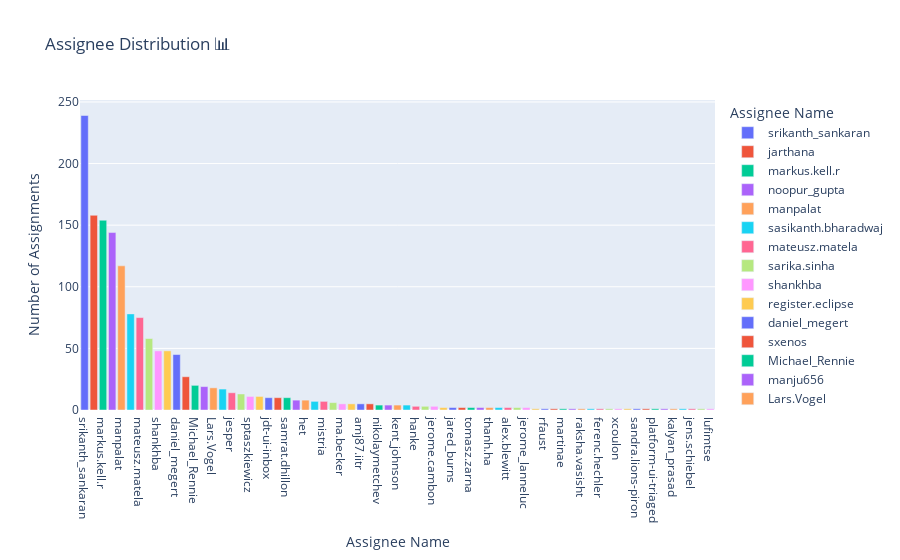
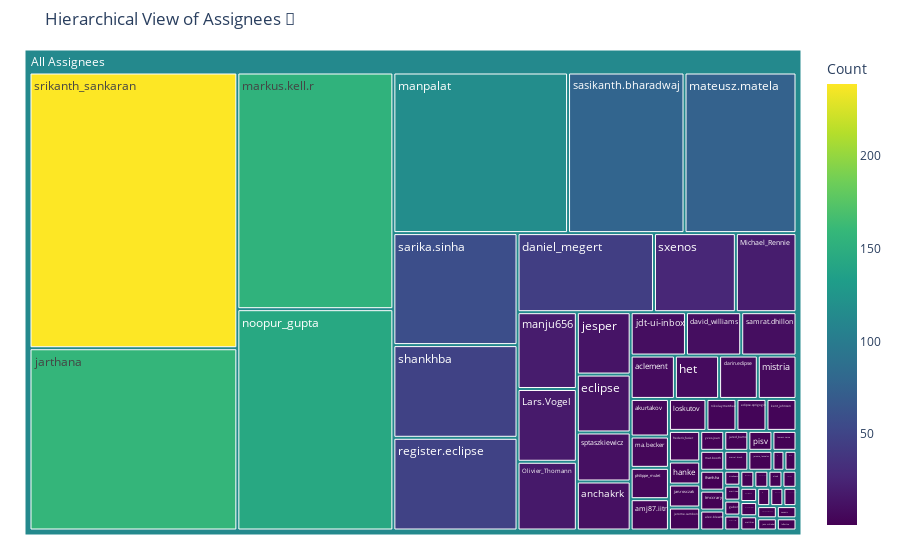

The notebook cell saved with these charts, in order:
### Code cell
dataset_type = "jdt"
analyze_assignee(dataset_type)

### Figure 1 — Plotly figure (JSON) as saved in the notebook; plotly's stock layout.template omitted (floating-point values rounded to 4 significant figures)
{"data": [{"hovertemplate": "Assignee Name=%{x}<br>Number of Assignments=%{y}<extra></extra>", "legendgroup": "srikanth_sankaran", "marker": {"color": "#636efa", "pattern": {"shape": ""}}, "name": "srikanth_sankaran", "orientation": "v", "showlegend": true, "textposition": "auto", "type": "bar", "x": ["srikanth_sankaran"], "xaxis": "x", "y": [239], "yaxis": "y"}, {"hovertemplate": "Assignee Name=%{x}<br>Number of Assignments=%{y}<extra></extra>", "legendgroup": "jarthana", "marker": {"color": "#EF553B", "pattern": {"shape": ""}}, "name": "jarthana", "orientation": "v", "showlegend": true, "textposition": "auto", "type": "bar", "x": ["jarthana"], "xaxis": "x", "y": [158], "yaxis": "y"}, {"hovertemplate": "Assignee Name=%{x}<br>Number of Assignments=%{y}<extra></extra>", "legendgroup": "markus.kell.r", "marker": {"color": "#00cc96", "pattern": {"shape": ""}}, "name": "markus.kell.r", "orientation": "v", "showlegend": true, "textposition": "auto", "type": "bar", "x": ["markus.kell.r"], "xaxis": "x", "y": [154], "yaxis": "y"}, {"hovertemplate": "Assignee Name=%{x}<br>Number of Assignments=%{y}<extra></extra>", "legendgroup": "noopur_gupta", "marker": {"color": "#ab63fa", "pattern": {"shape": ""}}, "name": "noopur_gupta", "orientation": "v", "showlegend": true, "textposition": "auto", "type": "bar", "x": ["noopur_gupta"], "xaxis": "x", "y": [144], "yaxis": "y"}, {"hovertemplate": "Assignee Name=%{x}<br>Number of Assignments=%{y}<extra></extra>", "legendgroup": "manpalat", "marker": {"color": "#FFA15A", "pattern": {"shape": ""}}, "name": "manpalat", "orientation": "v", "showlegend": true, "textposition": "auto", "type": "bar", "x": ["manpalat"], "xaxis": "x", "y": [117], "yaxis": "y"}, {"hovertemplate": "Assignee Name=%{x}<br>Number of Assignments=%{y}<extra></extra>", "legendgroup": "sasikanth.bharadwaj", "marker": {"color": "#19d3f3", "pattern": {"shape": ""}}, "name": "sasikanth.bharadwaj", "orientation": "v", "showlegend": true, "textposition": "auto", "type": "bar", "x": ["sasikanth.bharadwaj"], "xaxis": "x", "y": [78], "yaxis": "y"}, {"hovertemplate": "Assignee Name=%{x}<br>Number of Assignments=%{y}<extra></extra>", "legendgroup": "mateusz.matela", "marker": {"color": "#FF6692", "pattern": {"shape": ""}}, "name": "mateusz.matela", "orientation": "v", "showlegend": true, "textposition": "auto", "type": "bar", "x": ["mateusz.matela"], "xaxis": "x", "y": [75], "yaxis": "y"}, {"hovertemplate": "Assignee Name=%{x}<br>Number of Assignments=%{y}<extra></extra>", "legendgroup": "sarika.sinha", "marker": {"color": "#B6E880", "pattern": {"shape": ""}}, "name": "sarika.sinha", "orientation": "v", "showlegend": true, "textposition": "auto", "type": "bar", "x": ["sarika.sinha"], "xaxis": "x", "y": [58], "yaxis": "y"}, {"hovertemplate": "Assignee Name=%{x}<br>Number of Assignments=%{y}<extra></extra>", "legendgroup": "shankhba", "marker": {"color": "#FF97FF", "pattern": {"shape": ""}}, "name": "shankhba", "orientation": "v", "showlegend": true, "textposition": "auto", "type": "bar", "x": ["shankhba"], "xaxis": "x", "y": [48], "yaxis": "y"}, {"hovertemplate": "Assignee Name=%{x}<br>Number of Assignments=%{y}<extra></extra>", "legendgroup": "register.eclipse", "marker": {"color": "#FECB52", "pattern": {"shape": ""}}, "name": "register.eclipse", "orientation": "v", "showlegend": true, "textposition": "auto", "type": "bar", "x": ["register.eclipse"], "xaxis": "x", "y": [48], "yaxis": "y"}, {"hovertemplate": "Assignee Name=%{x}<br>Number of Assignments=%{y}<extra></extra>", "legendgroup": "daniel_megert", "marker": {"color": "#636efa", "pattern": {"shape": ""}}, "name": "daniel_megert", "orientation": "v", "showlegend": true, "textposition": "auto", "type": "bar", "x": ["daniel_megert"], "xaxis": "x", "y": [45], "yaxis": "y"}, {"hovertemplate": "Assignee Name=%{x}<br>Number of Assignments=%{y}<extra></extra>", "legendgroup": "sxenos", "marker": {"color": "#EF553B", "pattern": {"shape": ""}}, "name": "sxenos", "orientation": "v", "showlegend": true, "textposition": "auto", "type": "bar", "x": ["sxenos"], "xaxis": "x", "y": [27], "yaxis": "y"}, {"hovertemplate": "Assignee Name=%{x}<br>Number of Assignments=%{y}<extra></extra>", "legendgroup": "Michael_Rennie", "marker": {"color": "#00cc96", "pattern": {"shape": ""}}, "name": "Michael_Rennie", "orientation": "v", "showlegend": true, "textposition": "auto", "type": "bar", "x": ["Michael_Rennie"], "xaxis": "x", "y": [20], "yaxis": "y"}, {"hovertemplate": "Assignee Name=%{x}<br>Number of Assignments=%{y}<extra></extra>", "legendgroup": "manju656", "marker": {"color": "#ab63fa", "pattern": {"shape": ""}}, "name": "manju656", "orientation": "v", "showlegend": true, "textposition": "auto", "type": "bar", "x": ["manju656"], "xaxis": "x", "y": [19], "yaxis": "y"}, {"hovertemplate": "Assignee Name=%{x}<br>Number of Assignments=%{y}<extra></extra>", "legendgroup": "Lars.Vogel", "marker": {"color": "#FFA15A", "pattern": {"shape": ""}}, "name": "Lars.Vogel", "orientation": "v", "showlegend": true, "textposition": "auto", "type": "bar", "x": ["Lars.Vogel"], "xaxis": "x", "y": [18], "yaxis": "y"}, {"hovertemplate": "Assignee Name=%{x}<br>Number of Assignments=%{y}<extra></extra>", "legendgroup": "Olivier_Thomann", "marker": {"color": "#19d3f3", "pattern": {"shape": ""}}, "name": "Olivier_Thomann", "orientation": "v", "showlegend": true, "textposition": "auto", "type": "bar", "x": ["Olivier_Thomann"], "xaxis": "x", "y": [17], "yaxis": "y"}, {"hovertemplate": "Assignee Name=%{x}<br>Number of Assignments=%{y}<extra></extra>", "legendgroup": "jesper", "marker": {"color": "#FF6692", "pattern": {"shape": ""}}, "name": "jesper", "orientation": "v", "showlegend": true, "textposition": "auto", "type": "bar", "x": ["jesper"], "xaxis": "x", "y": [14], "yaxis": "y"}, {"hovertemplate": "Assignee Name=%{x}<br>Number of Assignments=%{y}<extra></extra>", "legendgroup": "eclipse", "marker": {"color": "#B6E880", "pattern": {"shape": ""}}, "name": "eclipse", "orientation": "v", "showlegend": true, "textposition": "auto", "type": "bar", "x": ["eclipse"], "xaxis": "x", "y": [13], "yaxis": "y"}, {"hovertemplate": "Assignee Name=%{x}<br>Number of Assignments=%{y}<extra></extra>", "legendgroup": "sptaszkiewicz", "marker": {"color": "#FF97FF", "pattern": {"shape": ""}}, "name": "sptaszkiewicz", "orientation": "v", "showlegend": true, "textposition": "auto", "type": "bar", "x": ["sptaszkiewicz"], "xaxis": "x", "y": [11], "yaxis": "y"}, {"hovertemplate": "Assignee Name=%{x}<br>Number of Assignments=%{y}<extra></extra>", "legendgroup": "anchakrk", "marker": {"color": "#FECB52", "pattern": {"shape": ""}}, "name": "anchakrk", "orientation": "v", "showlegend": true, "textposition": "auto", "type": "bar", "x": ["anchakrk"], "xaxis": "x", "y": [11], "yaxis": "y"}, {"hovertemplate": "Assignee Name=%{x}<br>Number of Assignments=%{y}<extra></extra>", "legendgroup": "jdt-ui-inbox", "marker": {"color": "#636efa", "pattern": {"shape": ""}}, "name": "jdt-ui-inbox", "orientation": "v", "showlegend": true, "textposition": "auto", "type": "bar", "x": ["jdt-ui-inbox"], "xaxis": "x", "y": [10], "yaxis": "y"}, {"hovertemplate": "Assignee Name=%{x}<br>Number of Assignments=%{y}<extra></extra>", "legendgroup": "david_williams", "marker": {"color": "#EF553B", "pattern": {"shape": ""}}, "name": "david_williams", "orientation": "v", "showlegend": true, "textposition": "auto", "type": "bar", "x": ["david_williams"], "xaxis": "x", "y": [10], "yaxis": "y"}, {"hovertemplate": "Assignee Name=%{x}<br>Number of Assignments=%{y}<extra></extra>", "legendgroup": "samrat.dhillon", "marker": {"color": "#00cc96", "pattern": {"shape": ""}}, "name": "samrat.dhillon", "orientation": "v", "showlegend": true, "textposition": "auto", "type": "bar", "x": ["samrat.dhillon"], "xaxis": "x", "y": [10], "yaxis": "y"}, {"hovertemplate": "Assignee Name=%{x}<br>Number of Assignments=%{y}<extra></extra>", "legendgroup": "aclement", "marker": {"color": "#ab63fa", "pattern": {"shape": ""}}, "name": "aclement", "orientation": "v", "showlegend": true, "textposition": "auto", "type": "bar", "x": ["aclement"], "xaxis": "x", "y": [8], "yaxis": "y"}, {"hovertemplate": "Assignee Name=%{x}<br>Number of Assignments=%{y}<extra></extra>", "legendgroup": "het", "marker": {"color": "#FFA15A", "pattern": {"shape": ""}}, "name": "het", "orientation": "v", "showlegend": true, "textposition": "auto", "type": "bar", "x": ["het"], "xaxis": "x", "y": [8], "yaxis": "y"}, {"hovertemplate": "Assignee Name=%{x}<br>Number of Assignments=%{y}<extra></extra>", "legendgroup": "darin.eclipse", "marker": {"color": "#19d3f3", "pattern": {"shape": ""}}, "name": "darin.eclipse", "orientation": "v", "showlegend": true, "textposition": "auto", "type": "bar", "x": ["darin.eclipse"], "xaxis": "x", "y": [7], "yaxis": "y"}, {"hovertemplate": "Assignee Name=%{x}<br>Number of Assignments=%{y}<extra></extra>", "legendgroup": "mistria", "marker": {"color": "#FF6692", "pattern": {"shape": ""}}, "name": "mistria", "orientation": "v", "showlegend": true, "textposition": "auto", "type": "bar", "x": ["mistria"], "xaxis": "x", "y": [7], "yaxis": "y"}, {"hovertemplate": "Assignee Name=%{x}<br>Number of Assignments=%{y}<extra></extra>", "legendgroup": "akurtakov", "marker": {"color": "#B6E880", "pattern": {"shape": ""}}, "name": "akurtakov", "orientation": "v", "showlegend": true, "textposition": "auto", "type": "bar", "x": ["akurtakov"], "xaxis": "x", "y": [6], "yaxis": "y"}, {"hovertemplate": "Assignee Name=%{x}<br>Number of Assignments=%{y}<extra></extra>", "legendgroup": "ma.becker", "marker": {"color": "#FF97FF", "pattern": {"shape": ""}}, "name": "ma.becker", "orientation": "v", "showlegend": true, "textposition": "auto", "type": "bar", "x": ["ma.becker"], "xaxis": "x", "y": [5], "yaxis": "y"}, {"hovertemplate": "Assignee Name=%{x}<br>Number of Assignments=%{y}<extra></extra>", "legendgroup": "philippe_mulet", "marker": {"color": "#FECB52", "pattern": {"shape": ""}}, "name": "philippe_mulet", "orientation": "v", "showlegend": true, "textposition": "auto", "type": "bar", "x": ["philippe_mulet"], "xaxis": "x", "y": [5], "yaxis": "y"}, {"hovertemplate": "Assignee Name=%{x}<br>Number of Assignments=%{y}<extra></extra>", "legendgroup": "amj87.iitr", "marker": {"color": "#636efa", "pattern": {"shape": ""}}, "name": "amj87.iitr", "orientation": "v", "showlegend": true, "textposition": "auto", "type": "bar", "x": ["amj87.iitr"], "xaxis": "x", "y": [5], "yaxis": "y"}, {"hovertemplate": "Assignee Name=%{x}<br>Number of Assignments=%{y}<extra></extra>", "legendgroup": "loskutov", "marker": {"color": "#EF553B", "pattern": {"shape": ""}}, "name": "loskutov", "orientation": "v", "showlegend": true, "textposition": "auto", "type": "bar", "x": ["loskutov"], "xaxis": "x", "y": [5], "yaxis": "y"}, {"hovertemplate": "Assignee Name=%{x}<br>Number of Assignments=%{y}<extra></extra>", "legendgroup": "nikolaymetchev", "marker": {"color": "#00cc96", "pattern": {"shape": ""}}, "name": "nikolaymetchev", "orientation": "v", "showlegend": true, "textposition": "auto", "type": "bar", "x": ["nikolaymetchev"], "xaxis": "x", "y": [4], "yaxis": "y"}, {"hovertemplate": "Assignee Name=%{x}<br>Number of Assignments=%{y}<extra></extra>", "legendgroup": "eclipse.sprigogin", "marker": {"color": "#ab63fa", "pattern": {"shape": ""}}, "name": "eclipse.sprigogin", "orientation": "v", "showlegend": true, "textposition": "auto", "type": "bar", "x": ["eclipse.sprigogin"], "xaxis": "x", "y": [4], "yaxis": "y"}, {"hovertemplate": "Assignee Name=%{x}<br>Number of Assignments=%{y}<extra></extra>", "legendgroup": "kent_johnson", "marker": {"color": "#FFA15A", "pattern": {"shape": ""}}, "name": "kent_johnson", "orientation": "v", "showlegend": true, "textposition": "auto", "type": "bar", "x": ["kent_johnson"], "xaxis": "x", "y": [4], "yaxis": "y"}, {"hovertemplate": "Assignee Name=%{x}<br>Number of Assignments=%{y}<extra></extra>", "legendgroup": "frederic_fusier", "marker": {"color": "#19d3f3", "pattern": {"shape": ""}}, "name": "frederic_fusier", "orientation": "v", "showlegend": true, "textposition": "auto", "type": "bar", "x": ["frederic_fusier"], "xaxis": "x", "y": [4], "yaxis": "y"}, {"hovertemplate": "Assignee Name=%{x}<br>Number of Assignments=%{y}<extra></extra>", "legendgroup": "hanke", "marker": {"color": "#FF6692", "pattern": {"shape": ""}}, "name": "hanke", "orientation": "v", "showlegend": true, "textposition": "auto", "type": "bar", "x": ["hanke"], "xaxis": "x", "y": [3], "yaxis": "y"}, {"hovertemplate": "Assignee Name=%{x}<br>Number of Assignments=%{y}<extra></extra>", "legendgroup": "jan.rosczak", "marker": {"color": "#B6E880", "pattern": {"shape": ""}}, "name": "jan.rosczak", "orientation": "v", "showlegend": true, "textposition": "auto", "type": "bar", "x": ["jan.rosczak"], "xaxis": "x", "y": [3], "yaxis": "y"}, {"hovertemplate": "Assignee Name=%{x}<br>Number of Assignments=%{y}<extra></extra>", "legendgroup": "jerome.cambon", "marker": {"color": "#FF97FF", "pattern": {"shape": ""}}, "name": "jerome.cambon", "orientation": "v", "showlegend": true, "textposition": "auto", "type": "bar", "x": ["jerome.cambon"], "xaxis": "x", "y": [3], "yaxis": "y"}, {"hovertemplate": "Assignee Name=%{x}<br>Number of Assignments=%{y}<extra></extra>", "legendgroup": "yves.joan", "marker": {"color": "#FECB52", "pattern": {"shape": ""}}, "name": "yves.joan", "orientation": "v", "showlegend": true, "textposition": "auto", "type": "bar", "x": ["yves.joan"], "xaxis": "x", "y": [2], "yaxis": "y"}, {"hovertemplate": "Assignee Name=%{x}<br>Number of Assignments=%{y}<extra></extra>", "legendgroup": "jared_burns", "marker": {"color": "#636efa", "pattern": {"shape": ""}}, "name": "jared_burns", "orientation": "v", "showlegend": true, "textposition": "auto", "type": "bar", "x": ["jared_burns"], "xaxis": "x", "y": [2], "yaxis": "y"}, {"hovertemplate": "Assignee Name=%{x}<br>Number of Assignments=%{y}<extra></extra>", "legendgroup": "pisv", "marker": {"color": "#EF553B", "pattern": {"shape": ""}}, "name": "pisv", "orientation": "v", "showlegend": true, "textposition": "auto", "type": "bar", "x": ["pisv"], "xaxis": "x", "y": [2], "yaxis": "y"}, {"hovertemplate": "Assignee Name=%{x}<br>Number of Assignments=%{y}<extra></extra>", "legendgroup": "tomasz.zarna", "marker": {"color": "#00cc96", "pattern": {"shape": ""}}, "name": "tomasz.zarna", "orientation": "v", "showlegend": true, "textposition": "auto", "type": "bar", "x": ["tomasz.zarna"], "xaxis": "x", "y": [2], "yaxis": "y"}, {"hovertemplate": "Assignee Name=%{x}<br>Number of Assignments=%{y}<extra></extra>", "legendgroup": "mat.booth", "marker": {"color": "#ab63fa", "pattern": {"shape": ""}}, "name": "mat.booth", "orientation": "v", "showlegend": true, "textposition": "auto", "type": "bar", "x": ["mat.booth"], "xaxis": "x", "y": [2], "yaxis": "y"}, {"hovertemplate": "Assignee Name=%{x}<br>Number of Assignments=%{y}<extra></extra>", "legendgroup": "thanh.ha", "marker": {"color": "#FFA15A", "pattern": {"shape": ""}}, "name": "thanh.ha", "orientation": "v", "showlegend": true, "textposition": "auto", "type": "bar", "x": ["thanh.ha"], "xaxis": "x", "y": [2], "yaxis": "y"}, {"hovertemplate": "Assignee Name=%{x}<br>Number of Assignments=%{y}<extra></extra>", "legendgroup": "tmccrary", "marker": {"color": "#19d3f3", "pattern": {"shape": ""}}, "name": "tmccrary", "orientation": "v", "showlegend": true, "textposition": "auto", "type": "bar", "x": ["tmccrary"], "xaxis": "x", "y": [2], "yaxis": "y"}, {"hovertemplate": "Assignee Name=%{x}<br>Number of Assignments=%{y}<extra></extra>", "legendgroup": "alex.blewitt", "marker": {"color": "#FF6692", "pattern": {"shape": ""}}, "name": "alex.blewitt", "orientation": "v", "showlegend": true, "textposition": "auto", "type": "bar", "x": ["alex.blewitt"], "xaxis": "x", "y": [2], "yaxis": "y"}, {"hovertemplate": "Assignee Name=%{x}<br>Number of Assignments=%{y}<extra></extra>", "legendgroup": "marcel.bruch", "marker": {"color": "#B6E880", "pattern": {"shape": ""}}, "name": "marcel.bruch", "orientation": "v", "showlegend": true, "textposition": "auto", "type": "bar", "x": ["marcel.bruch"], "xaxis": "x", "y": [2], "yaxis": "y"}, {"hovertemplate": "Assignee Name=%{x}<br>Number of Assignments=%{y}<extra></extra>", "legendgroup": "jerome_lanneluc", "marker": {"color": "#FF97FF", "pattern": {"shape": ""}}, "name": "jerome_lanneluc", "orientation": "v", "showlegend": true, "textposition": "auto", "type": "bar", "x": ["jerome_lanneluc"], "xaxis": "x", "y": [2], "yaxis": "y"}, {"hovertemplate": "Assignee Name=%{x}<br>Number of Assignments=%{y}<extra></extra>", "legendgroup": "kai-uwe_maetzel", "marker": {"color": "#FECB52", "pattern": {"shape": ""}}, "name": "kai-uwe_maetzel", "orientation": "v", "showlegend": true, "textposition": "auto", "type": "bar", "x": ["kai-uwe_maetzel"], "xaxis": "x", "y": [1], "yaxis": "y"}, {"hovertemplate": "Assignee Name=%{x}<br>Number of Assignments=%{y}<extra></extra>", "legendgroup": "rfaust", "marker": {"color": "#636efa", "pattern": {"shape": ""}}, "name": "rfaust", "orientation": "v", "showlegend": true, "textposition": "auto", "type": "bar", "x": ["rfaust"], "xaxis": "x", "y": [1], "yaxis": "y"}, {"hovertemplate": "Assignee Name=%{x}<br>Number of Assignments=%{y}<extra></extra>", "legendgroup": "nicohoess", "marker": {"color": "#EF553B", "pattern": {"shape": ""}}, "name": "nicohoess", "orientation": "v", "showlegend": true, "textposition": "auto", "type": "bar", "x": ["nicohoess"], "xaxis": "x", "y": [1], "yaxis": "y"}, {"hovertemplate": "Assignee Name=%{x}<br>Number of Assignments=%{y}<extra></extra>", "legendgroup": "martinae", "marker": {"color": "#00cc96", "pattern": {"shape": ""}}, "name": "martinae", "orientation": "v", "showlegend": true, "textposition": "auto", "type": "bar", "x": ["martinae"], "xaxis": "x", "y": [1], "yaxis": "y"}, {"hovertemplate": "Assignee Name=%{x}<br>Number of Assignments=%{y}<extra></extra>", "legendgroup": "gabor", "marker": {"color": "#ab63fa", "pattern": {"shape": ""}}, "name": "gabor", "orientation": "v", "showlegend": true, "textposition": "auto", "type": "bar", "x": ["gabor"], "xaxis": "x", "y": [1], "yaxis": "y"}, {"hovertemplate": "Assignee Name=%{x}<br>Number of Assignments=%{y}<extra></extra>", "legendgroup": "raksha.vasisht", "marker": {"color": "#FFA15A", "pattern": {"shape": ""}}, "name": "raksha.vasisht", "orientation": "v", "showlegend": true, "textposition": "auto", "type": "bar", "x": ["raksha.vasisht"], "xaxis": "x", "y": [1], "yaxis": "y"}, {"hovertemplate": "Assignee Name=%{x}<br>Number of Assignments=%{y}<extra></extra>", "legendgroup": "lshanmug", "marker": {"color": "#19d3f3", "pattern": {"shape": ""}}, "name": "lshanmug", "orientation": "v", "showlegend": true, "textposition": "auto", "type": "bar", "x": ["lshanmug"], "xaxis": "x", "y": [1], "yaxis": "y"}, {"hovertemplate": "Assignee Name=%{x}<br>Number of Assignments=%{y}<extra></extra>", "legendgroup": "ferenc.hechler", "marker": {"color": "#FF6692", "pattern": {"shape": ""}}, "name": "ferenc.hechler", "orientation": "v", "showlegend": true, "textposition": "auto", "type": "bar", "x": ["ferenc.hechler"], "xaxis": "x", "y": [1], "yaxis": "y"}, {"hovertemplate": "Assignee Name=%{x}<br>Number of Assignments=%{y}<extra></extra>", "legendgroup": "olsok", "marker": {"color": "#B6E880", "pattern": {"shape": ""}}, "name": "olsok", "orientation": "v", "showlegend": true, "textposition": "auto", "type": "bar", "x": ["olsok"], "xaxis": "x", "y": [1], "yaxis": "y"}, {"hovertemplate": "Assignee Name=%{x}<br>Number of Assignments=%{y}<extra></extra>", "legendgroup": "xcoulon", "marker": {"color": "#FF97FF", "pattern": {"shape": ""}}, "name": "xcoulon", "orientation": "v", "showlegend": true, "textposition": "auto", "type": "bar", "x": ["xcoulon"], "xaxis": "x", "y": [1], "yaxis": "y"}, {"hovertemplate": "Assignee Name=%{x}<br>Number of Assignments=%{y}<extra></extra>", "legendgroup": "robert.roth.off", "marker": {"color": "#FECB52", "pattern": {"shape": ""}}, "name": "robert.roth.off", "orientation": "v", "showlegend": true, "textposition": "auto", "type": "bar", "x": ["robert.roth.off"], "xaxis": "x", "y": [1], "yaxis": "y"}, {"hovertemplate": "Assignee Name=%{x}<br>Number of Assignments=%{y}<extra></extra>", "legendgroup": "sandra.lions-piron", "marker": {"color": "#636efa", "pattern": {"shape": ""}}, "name": "sandra.lions-piron", "orientation": "v", "showlegend": true, "textposition": "auto", "type": "bar", "x": ["sandra.lions-piron"], "xaxis": "x", "y": [1], "yaxis": "y"}, {"hovertemplate": "Assignee Name=%{x}<br>Number of Assignments=%{y}<extra></extra>", "legendgroup": "matthias", "marker": {"color": "#EF553B", "pattern": {"shape": ""}}, "name": "matthias", "orientation": "v", "showlegend": true, "textposition": "auto", "type": "bar", "x": ["matthias"], "xaxis": "x", "y": [1], "yaxis": "y"}, {"hovertemplate": "Assignee Name=%{x}<br>Number of Assignments=%{y}<extra></extra>", "legendgroup": "platform-ui-triaged", "marker": {"color": "#00cc96", "pattern": {"shape": ""}}, "name": "platform-ui-triaged", "orientation": "v", "showlegend": true, "textposition": "auto", "type": "bar", "x": ["platform-ui-triaged"], "xaxis": "x", "y": [1], "yaxis": "y"}, {"hovertemplate": "Assignee Name=%{x}<br>Number of Assignments=%{y}<extra></extra>", "legendgroup": "stefan.ocke", "marker": {"color": "#ab63fa", "pattern": {"shape": ""}}, "name": "stefan.ocke", "orientation": "v", "showlegend": true, "textposition": "auto", "type": "bar", "x": ["stefan.ocke"], "xaxis": "x", "y": [1], "yaxis": "y"}, {"hovertemplate": "Assignee Name=%{x}<br>Number of Assignments=%{y}<extra></extra>", "legendgroup": "kalyan_prasad", "marker": {"color": "#FFA15A", "pattern": {"shape": ""}}, "name": "kalyan_prasad", "orientation": "v", "showlegend": true, "textposition": "auto", "type": "bar", "x": ["kalyan_prasad"], "xaxis": "x", "y": [1], "yaxis": "y"}, {"hovertemplate": "Assignee Name=%{x}<br>Number of Assignments=%{y}<extra></extra>", "legendgroup": "alex.panchenko", "marker": {"color": "#19d3f3", "pattern": {"shape": ""}}, "name": "alex.panchenko", "orientation": "v", "showlegend": true, "textposition": "auto", "type": "bar", "x": ["alex.panchenko"], "xaxis": "x", "y": [1], "yaxis": "y"}, {"hovertemplate": "Assignee Name=%{x}<br>Number of Assignments=%{y}<extra></extra>", "legendgroup": "jens.schiebel", "marker": {"color": "#FF6692", "pattern": {"shape": ""}}, "name": "jens.schiebel", "orientation": "v", "showlegend": true, "textposition": "auto", "type": "bar", "x": ["jens.schiebel"], "xaxis": "x", "y": [1], "yaxis": "y"}, {"hovertemplate": "Assignee Name=%{x}<br>Number of Assignments=%{y}<extra></extra>", "legendgroup": "novanic", "marker": {"color": "#B6E880", "pattern": {"shape": ""}}, "name": "novanic", "orientation": "v", "showlegend": true, "textposition": "auto", "type": "bar", "x": ["novanic"], "xaxis": "x", "y": [1], "yaxis": "y"}, {"hovertemplate": "Assignee Name=%{x}<br>Number of Assignments=%{y}<extra></extra>", "legendgroup": "lufimtse", "marker": {"color": "#FF97FF", "pattern": {"shape": ""}}, "name": "lufimtse", "orientation": "v", "showlegend": true, "textposition": "auto", "type": "bar", "x": ["lufimtse"], "xaxis": "x", "y": [1], "yaxis": "y"}], "layout": {"barmode": "relative", "legend": {"title": {"text": "Assignee Name"}, "tracegroupgap": 0}, "title": {"text": "Assignee Distribution 📊"}, "xaxis": {"anchor": "y", "categoryarray": ["srikanth_sankaran", "jarthana", "markus.kell.r", "noopur_gupta", "manpalat", "sasikanth.bharadwaj", "mateusz.matela", "sarika.sinha", "shankhba", "register.eclipse", "daniel_megert", "sxenos", "Michael_Rennie", "manju656", "Lars.Vogel", "Olivier_Thomann", "jesper", "eclipse", "sptaszkiewicz", "anchakrk", "jdt-ui-inbox", "david_williams", "samrat.dhillon", "aclement", "het", "darin.eclipse", "mistria", "akurtakov", "ma.becker", "philippe_mulet", "amj87.iitr", "loskutov", "nikolaymetchev", "eclipse.sprigogin", "kent_johnson", "frederic_fusier", "hanke", "jan.rosczak", "jerome.cambon", "yves.joan", "jared_burns", "pisv", "tomasz.zarna", "mat.booth", "thanh.ha", "tmccrary", "alex.blewitt", "marcel.bruch", "jerome_lanneluc", "kai-uwe_maetzel", "rfaust", "nicohoess", "martinae", "gabor", "raksha.vasisht", "lshanmug", "ferenc.hechler", "olsok", "xcoulon", "robert.roth.off", "sandra.lions-piron", "matthias", "platform-ui-triaged", "stefan.ocke", "kalyan_prasad", "alex.panchenko", "jens.schiebel", "novanic", "lufimtse"], "categoryorder": "array", "domain": [0, 1], "title": {"text": "Assignee Name"}}, "yaxis": {"anchor": "x", "domain": [0, 1], "title": {"text": "Number of Assignments"}}}}

### Figure 2 — Plotly figure (JSON) as saved in the notebook; plotly's stock layout.template omitted (floating-point values rounded to 4 significant figures)
{"data": [{"branchvalues": "total", "customdata": [[239.0], [158.0], [154.0], [144.0], [117.0], [78.0], [75.0], [58.0], [48.0], [48.0], [45.0], [27.0], [20.0], [19.0], [18.0], [17.0], [14.0], [13.0], [11.0], [11.0], [10.0], [10.0], [10.0], [8.0], [8.0], [7.0], [7.0], [6.0], [5.0], [5.0], [5.0], [5.0], [4.0], [4.0], [4.0], [4.0], [3.0], [3.0], [3.0], [2.0], [2.0], [2.0], [2.0], [2.0], [2.0], [2.0], [2.0], [2.0], [2.0], [1.0], [1.0], [1.0], [1.0], [1.0], [1.0], [1.0], [1.0], [1.0], [1.0], [1.0], [1.0], [1.0], [1.0], [1.0], [1.0], [1.0], [1.0], [1.0], [1.0], [112.9]], "domain": {"x": [0, 1], "y": [0, 1]}, "hovertemplate": "labels=%{label}<br>Count_sum=%{value}<br>parent=%{parent}<br>id=%{id}<br>Count=%{color}<extra></extra>", "ids": ["All Assignees/srikanth_sankaran", "All Assignees/jarthana", "All Assignees/markus.kell.r", "All Assignees/noopur_gupta", "All Assignees/manpalat", "All Assignees/sasikanth.bharadwaj", "All Assignees/mateusz.matela", "All Assignees/sarika.sinha", "All Assignees/shankhba", "All Assignees/register.eclipse", "All Assignees/daniel_megert", "All Assignees/sxenos", "All Assignees/Michael_Rennie", "All Assignees/manju656", "All Assignees/Lars.Vogel", "All Assignees/Olivier_Thomann", "All Assignees/jesper", "All Assignees/eclipse", "All Assignees/sptaszkiewicz", "All Assignees/anchakrk", "All Assignees/jdt-ui-inbox", "All Assignees/david_williams", "All Assignees/samrat.dhillon", "All Assignees/aclement", "All Assignees/het", "All Assignees/darin.eclipse", "All Assignees/mistria", "All Assignees/akurtakov", "All Assignees/ma.becker", "All Assignees/philippe_mulet", "All Assignees/amj87.iitr", "All Assignees/loskutov", "All Assignees/nikolaymetchev", "All Assignees/eclipse.sprigogin", "All Assignees/kent_johnson", "All Assignees/frederic_fusier", "All Assignees/hanke", "All Assignees/jan.rosczak", "All Assignees/jerome.cambon", "All Assignees/yves.joan", "All Assignees/jared_burns", "All Assignees/pisv", "All Assignees/tomasz.zarna", "All Assignees/mat.booth", "All Assignees/thanh.ha", "All Assignees/tmccrary", "All Assignees/alex.blewitt", "All Assignees/marcel.bruch", "All Assignees/jerome_lanneluc", "All Assignees/kai-uwe_maetzel", "All Assignees/rfaust", "All Assignees/nicohoess", "All Assignees/martinae", "All Assignees/gabor", "All Assignees/raksha.vasisht", "All Assignees/lshanmug", "All Assignees/ferenc.hechler", "All Assignees/olsok", "All Assignees/xcoulon", "All Assignees/robert.roth.off", "All Assignees/sandra.lions-piron", "All Assignees/matthias", "All Assignees/platform-ui-triaged", "All Assignees/stefan.ocke", "All Assignees/kalyan_prasad", "All Assignees/alex.panchenko", "All Assignees/jens.schiebel", "All Assignees/novanic", "All Assignees/lufimtse", "All Assignees"], "labels": ["srikanth_sankaran", "jarthana", "markus.kell.r", "noopur_gupta", "manpalat", "sasikanth.bharadwaj", "mateusz.matela", "sarika.sinha", "shankhba", "register.eclipse", "daniel_megert", "sxenos", "Michael_Rennie", "manju656", "Lars.Vogel", "Olivier_Thomann", "jesper", "eclipse", "sptaszkiewicz", "anchakrk", "jdt-ui-inbox", "david_williams", "samrat.dhillon", "aclement", "het", "darin.eclipse", "mistria", "akurtakov", "ma.becker", "philippe_mulet", "amj87.iitr", "loskutov", "nikolaymetchev", "eclipse.sprigogin", "kent_johnson", "frederic_fusier", "hanke", "jan.rosczak", "jerome.cambon", "yves.joan", "jared_burns", "pisv", "tomasz.zarna", "mat.booth", "thanh.ha", "tmccrary", "alex.blewitt", "marcel.bruch", "jerome_lanneluc", "kai-uwe_maetzel", "rfaust", "nicohoess", "martinae", "gabor", "raksha.vasisht", "lshanmug", "ferenc.hechler", "olsok", "xcoulon", "robert.roth.off", "sandra.lions-piron", "matthias", "platform-ui-triaged", "stefan.ocke", "kalyan_prasad", "alex.panchenko", "jens.schiebel", "novanic", "lufimtse", "All Assignees"], "marker": {"coloraxis": "coloraxis", "colors": [239.0, 158.0, 154.0, 144.0, 117.0, 78.0, 75.0, 58.0, 48.0, 48.0, 45.0, 27.0, 20.0, 19.0, 18.0, 17.0, 14.0, 13.0, 11.0, 11.0, 10.0, 10.0, 10.0, 8.0, 8.0, 7.0, 7.0, 6.0, 5.0, 5.0, 5.0, 5.0, 4.0, 4.0, 4.0, 4.0, 3.0, 3.0, 3.0, 2.0, 2.0, 2.0, 2.0, 2.0, 2.0, 2.0, 2.0, 2.0, 2.0, 1.0, 1.0, 1.0, 1.0, 1.0, 1.0, 1.0, 1.0, 1.0, 1.0, 1.0, 1.0, 1.0, 1.0, 1.0, 1.0, 1.0, 1.0, 1.0, 1.0, 112.9]}, "name": "", "parents": ["All Assignees", "All Assignees", "All Assignees", "All Assignees", "All Assignees", "All Assignees", "All Assignees", "All Assignees", "All Assignees", "All Assignees", "All Assignees", "All Assignees", "All Assignees", "All Assignees", "All Assignees", "All Assignees", "All Assignees", "All Assignees", "All Assignees", "All Assignees", "All Assignees", "All Assignees", "All Assignees", "All Assignees", "All Assignees", "All Assignees", "All Assignees", "All Assignees", "All Assignees", "All Assignees", "All Assignees", "All Assignees", "All Assignees", "All Assignees", "All Assignees", "All Assignees", "All Assignees", "All Assignees", "All Assignees", "All Assignees", "All Assignees", "All Assignees", "All Assignees", "All Assignees", "All Assignees", "All Assignees", "All Assignees", "All Assignees", "All Assignees", "All Assignees", "All Assignees", "All Assignees", "All Assignees", "All Assignees", "All Assignees", "All Assignees", "All Assignees", "All Assignees", "All Assignees", "All Assignees", "All Assignees", "All Assignees", "All Assignees", "All Assignees", "All Assignees", "All Assignees", "All Assignees", "All Assignees", "All Assignees", ""], "type": "treemap", "values": [239.0, 158.0, 154.0, 144.0, 117.0, 78.0, 75.0, 58.0, 48.0, 48.0, 45.0, 27.0, 20.0, 19.0, 18.0, 17.0, 14.0, 13.0, 11.0, 11.0, 10.0, 10.0, 10.0, 8.0, 8.0, 7.0, 7.0, 6.0, 5.0, 5.0, 5.0, 5.0, 4.0, 4.0, 4.0, 4.0, 3.0, 3.0, 3.0, 2.0, 2.0, 2.0, 2.0, 2.0, 2.0, 2.0, 2.0, 2.0, 2.0, 1.0, 1.0, 1.0, 1.0, 1.0, 1.0, 1.0, 1.0, 1.0, 1.0, 1.0, 1.0, 1.0, 1.0, 1.0, 1.0, 1.0, 1.0, 1.0, 1.0, 1465.0]}], "layout": {"coloraxis": {"colorbar": {"title": {"text": "Count"}}, "colorscale": [[0, "#440154"], [0.1111, "#482878"], [0.2222, "#3e4989"], [0.3333, "#31688e"], [0.4444, "#26828e"], [0.5556, "#1f9e89"], [0.6667, "#35b779"], [0.7778, "#6ece58"], [0.8889, "#b5de2b"], [1, "#fde725"]]}, "legend": {"tracegroupgap": 0}, "margin": {"b": 25, "l": 25, "r": 25, "t": 50}, "title": {"text": "Hierarchical View of Assignees 🌳"}}}
